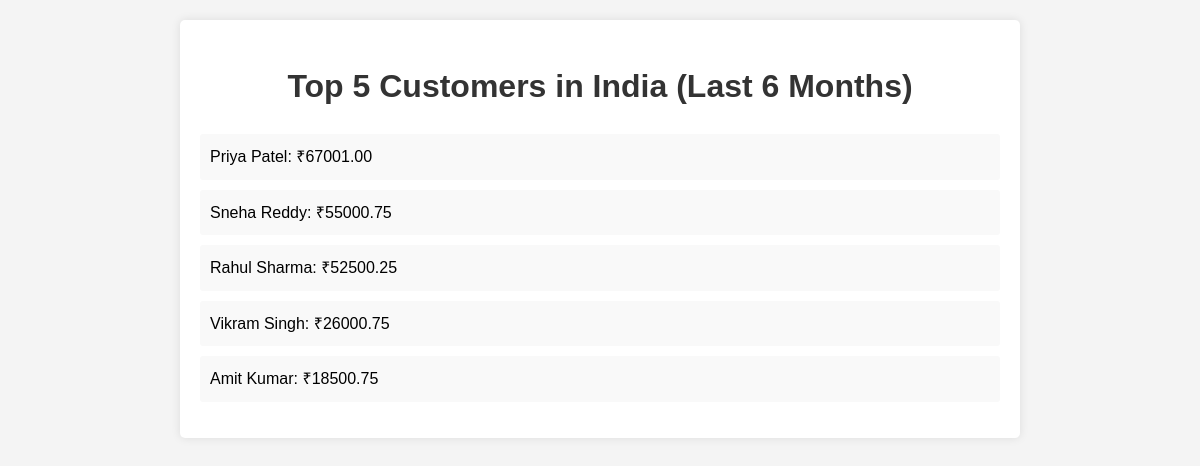
The page / on the database its author committed.
### top_customers_app/models.py (models this page shows, shortened)
class Customer(models.Model):
    name = models.CharField(max_length=100)

### top_customers_app/views.py (the view)
# urls.py: path('', views.top_customers_view, name='top_customers'),
def top_customers_view(request):
    top_customers = Order.get_top_5_customers()
    return render(request, 'top_customers.html', {'top_customers': top_customers})

### top_customers_app/models.py (called while the page is built)
    @classmethod
    def get_top_5_customers(cls):
        six_months_ago = timezone.now() - timezone.timedelta(days=180)
        return (
            cls.objects
            .filter(order_date__gte=six_months_ago)
            .values('customer__name')
            .annotate(total_spent=Sum('total_amount'))
            .order_by('-total_spent')[:5]
        )

### top_customers_app/templates/top_customers.html (shortened to what this page needs)
<!DOCTYPE html>
<html lang="en">
<head>
</head>
<body>
    <div class="container">
        <h1>Top 5 Customers in India (Last 6 Months)</h1>
        <ul>
        {% for customer in top_customers %}
            <li>{{ customer.customer__name }}: ₹{{ customer.total_spent|floatformat:2 }}</li>
        {% endfor %}
        </ul>
    </div>
</body>
</html>

### top_customers_app/templates/top_customers.html (style rules this page uses)
body { font-family: Arial, sans-serif; line-height: 1.6; margin: 0; padding: 20px; background-color: #f4f4f4; }
.container { max-width: 800px; margin: auto; background: #fff; padding: 20px; border-radius: 5px; box-shadow: 0 0 10px rgba(0,0,0,0.1); }
h1 { color: #333; text-align: center; }
ul { list-style-type: none; padding: 0; }
li { background: #f9f9f9; margin-bottom: 10px; padding: 10px; border-radius: 3px; }

### rows shown on the page
Customer: customer__name "Priya Patel", total_spent "67001.00"
Customer: customer__name "Sneha Reddy", total_spent "55000.75"
Customer: customer__name "Rahul Sharma", total_spent "52500.25"
Customer: customer__name "Vikram Singh", total_spent "26000.75"
Customer: customer__name "Amit Kumar", total_spent "18500.75"
